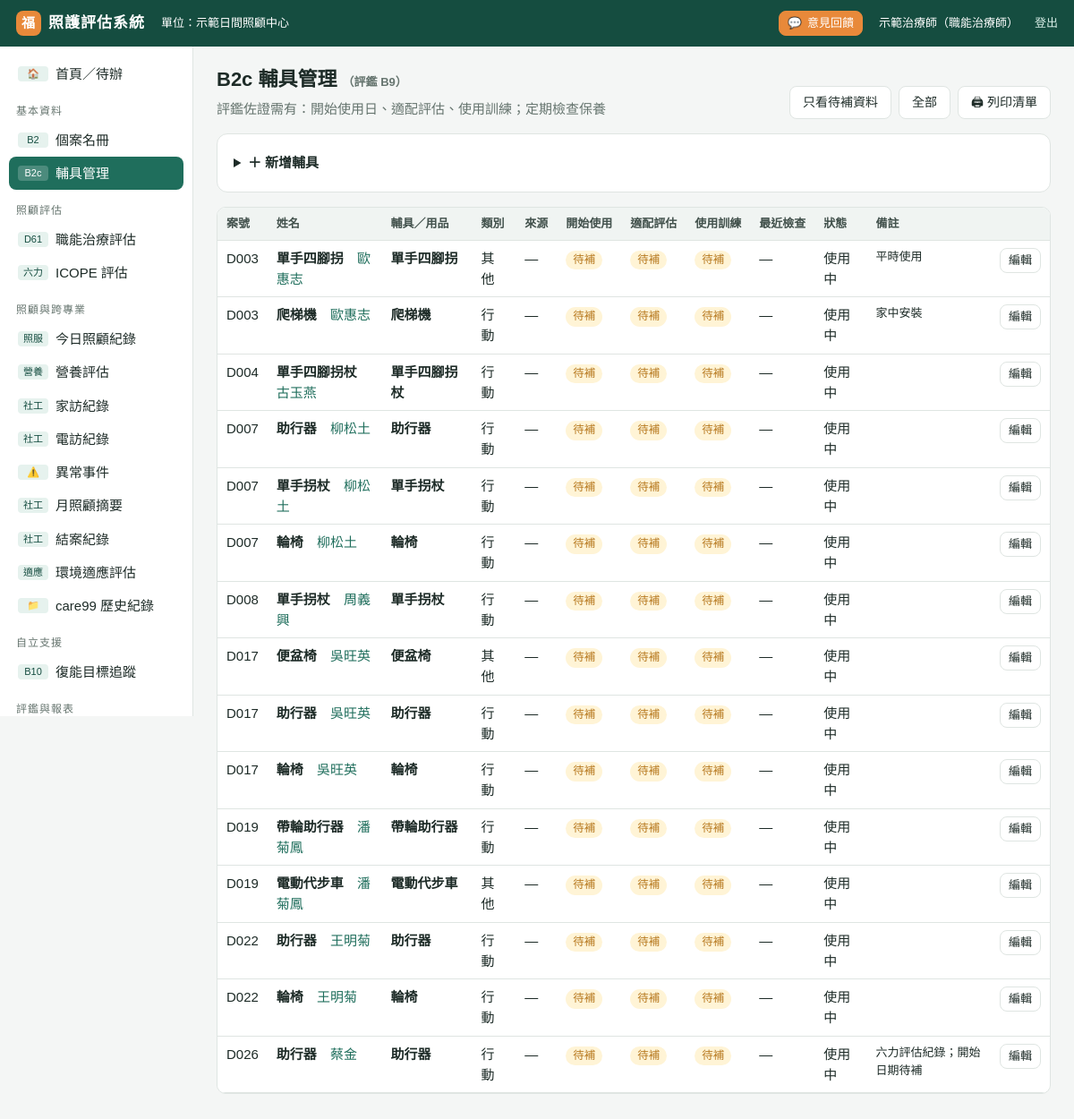
/aids (signed in), run on an earlier commit of the app's database.
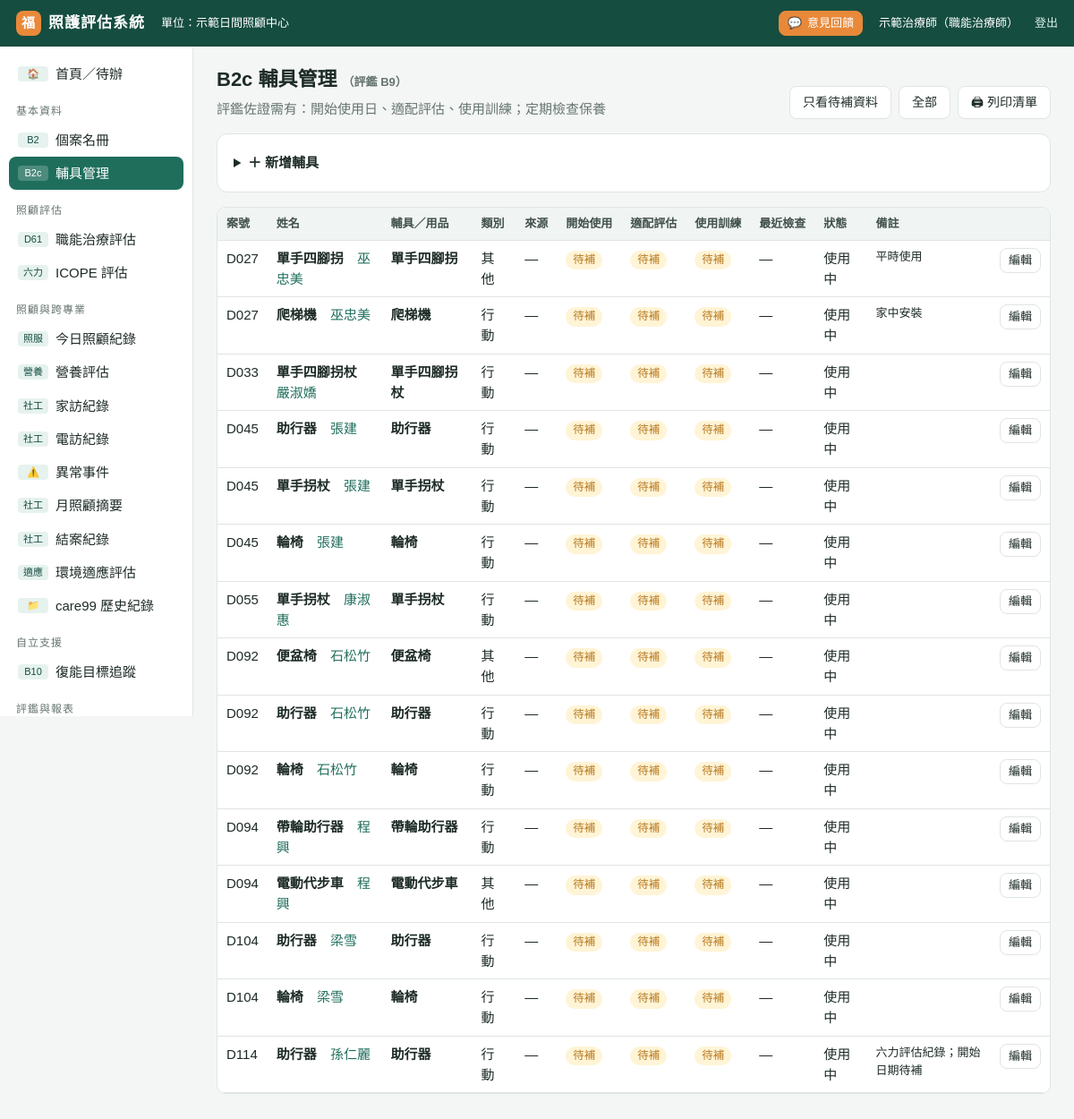
And on a later commit of the database.
### tables this page shows
CREATE TABLE settings (key TEXT PRIMARY KEY, value TEXT);

CREATE TABLE aids (id INTEGER PRIMARY KEY, client_id INTEGER, item TEXT, category TEXT, source TEXT,
  start_date TEXT, end_date TEXT, status TEXT DEFAULT '使用中', fit_date TEXT, train_date TEXT, check_date TEXT,
  note TEXT, created TEXT, updated TEXT);

CREATE TABLE clients (id INTEGER PRIMARY KEY, case_no TEXT, name TEXT, gender TEXT, birth TEXT,
  services TEXT, supervisor TEXT, living TEXT, identity TEXT, phone TEXT, phone2 TEXT, address TEXT,
  diagnosis TEXT, status TEXT DEFAULT '在案', note TEXT, created TEXT, updated TEXT);

### app.py (the view)
@app.route("/aids")
@login_required
def aids():
    rows = [dict(r) for r in db().execute("""SELECT a.*, c.name, c.case_no FROM aids a JOIN clients c ON c.id=a.client_id
        WHERE c.status='在案' ORDER BY c.case_no, a.status, a.item""")]
    miss = request.args.get("miss")
    if miss:
        rows = [r for r in rows if r["status"] == "使用中" and not (r["start_date"] and r["fit_date"] and r["train_date"])]
    return render_template("aids.html", rows=rows, cs=active_clients(), miss=miss)

### app.py (called while the page is built)
def db():
    if "db" not in g:
        g.db = sqlite3.connect(DB_PATH)
        g.db.row_factory = sqlite3.Row
        g.db.execute("PRAGMA foreign_keys=ON")
    return g.db

@app.teardown_appcontext
def _close(_):
    d = g.pop("db", None)
    if d is not None:
        d.close()

def setting(key):
    r = db().execute("SELECT value FROM settings WHERE key=?", (key,)).fetchone()
    return r["value"] if r else DEFAULT_SETTINGS.get(key, "")

def to_date(s):
    if not s:
        return None
    if isinstance(s, (date, datetime)):
        return s if isinstance(s, date) and not isinstance(s, datetime) else s.date()
    s = str(s).strip().replace(".", "/").replace("-", "/")
    parts = s.split("/")
    try:
        y, m, d = (int(p) for p in parts[:3])
    except ValueError:
        return None
    if y < 1000:
        y += 1911
    try:
        return date(y, m, d)
    except ValueError:
        return None

def add_months(d, n):
    d = to_date(d)
    m = d.month - 1 + n
    y = d.year + m // 12
    m = m % 12 + 1
    last = [31, 29 if y % 4 == 0 and (y % 100 or y % 400 == 0) else 28, 31, 30, 31, 30, 31, 31, 30, 31, 30, 31][m - 1]
    return date(y, m, min(d.day, last))

def age_at(birth, on=None):
    b = to_date(birth)
    if not b:
        return None
    on = to_date(on) or date.today()
    return on.year - b.year - ((on.month, on.day) < (b.month, b.day))

def client_dict(row, on=None):
    c = dict(row)
    c["age"] = age_at(c.get("birth"), on)
    c["label"] = f"{c['name']}（{c['case_no']}）" if c.get("case_no") else c["name"]
    return c

def due_info(cid, months=None):
    months = months or int(setting("reeval_months") or 6)
    rows = db().execute("SELECT type,date,next_due FROM assessments WHERE client_id=? AND type IN ('D61','ICOPE','D61_HIST','ICOPE_HIST') ORDER BY date DESC", (cid,)).fetchall()
    if not rows:
        return {"last": "", "next": "", "status": "未評估", "last_d61": "", "last_icope": ""}
    last = rows[0]
    nxt = to_date(last["next_due"]) or add_months(last["date"], months)
    today = date.today()
    st = "逾期" if nxt < today else ("30天內到期" if nxt <= today + timedelta(days=30) else "正常")
    ld = next((r["date"] for r in rows if r["type"] in ("D61", "D61_HIST")), "")
    li = next((r["date"] for r in rows if r["type"] in ("ICOPE", "ICOPE_HIST")), "")
    return {"last": last["date"], "next": nxt.isoformat(), "status": st, "last_d61": ld, "last_icope": li}

### templates/aids.html (shortened to what this page needs)
{% extends "base.html" %}
{% block body %}
<div class="pagehead"><div><h1>B2c 輔具管理 <span class="small muted">（評鑑 B9）</span></h1>
<div class="muted">評鑑佐證需有：開始使用日、適配評估、使用訓練；定期檢查保養</div></div>
<div class="btns"><a class="btn {{ 'pri' if miss }}" href="?miss=1">只看待補資料</a><a class="btn" href="?">全部</a>
<a class="btn" href="{{ url_for('print_list', kind='aids') }}" target="_blank">🖨 列印清單</a></div></div>
<details class="card box"><summary>＋ 新增輔具</summary>{% with x={}, back=url_for('aids') %}{% include "_aid_form.html" %}{% endwith %}</details>
<div class="tbl-wrap"><table class="t">
<tr><th>案號</th><th>姓名</th><th>輔具／用品</th><th>類別</th><th>來源</th><th>開始使用</th><th>適配評估</th><th>使用訓練</th><th>最近檢查</th><th>狀態</th><th>備註</th><th></th></tr>
{% for x in rows %}<tr>
  <td class="hide-m">{{ x.case_no }}</td><td class="ttl"><b>{{ x.item }}</b>　<a href="{{ url_for('client_view', cid=x.client_id) }}">{{ x.name }}</a> <span class="m-only muted small">{{ x.case_no }}</span></td><td class="hide-m"><b>{{ x.item }}</b></td><td>{{ x.category }}</td><td>{{ x.source or '—' }}</td>
  {% for k in ['start_date','fit_date','train_date','check_date'] %}<td>{% if x[k] %}{{ x[k]|roc }}{% elif x.status=='使用中' and k!='check_date' %}<span class="b warn">待補</span>{% else %}—{% endif %}</td>{% endfor %}
  <td>{{ x.status }}</td><td class="small wide">{{ x.note or '' }}</td>
  <td class="wide"><details><summary class="btn sm">編輯</summary>{% with x=x, cs=None, cid=x.client_id, back=request.full_path %}{% include "_aid_form.html" %}{% endwith %}</details></td>
</tr>{% else %}<tr><td colspan="12" class="empty">沒有資料</td></tr>{% endfor %}
</table></div>
{% endblock %}

### templates/base.html (shortened to what this page needs)
<!doctype html>
<html lang="zh-Hant">
<head>
<link rel="stylesheet" href="{{ url_for('static', filename='app.css', v=css_ver()) }}">
</head>
<body>
{% set ep = request.endpoint %}
{% set typ = (request.view_args or {}).get('typ', '')|lower %}
<div class="top">
  <a class="logo" href="{{ url_for('home') }}"><i>福</i><span>照護評估系統</span></a>
  <span class="small hide-m">單位：{{ center }}</span>
  <a class="btn sm acc fb-btn" href="{{ url_for('feedback', page=request.path) }}">💬<span class="hide-m"> 意見回饋</span></a>
  <span class="small hide-m">{{ me.name }}{% if me.title %}（{{ me.title }}）{% endif %}</span>
  <a class="small hide-m" href="{{ url_for('logout') }}">登出</a>
</div>
<div class="wrap">
<nav class="side">
  <a href="{{ url_for('home') }}" class="{{ 'on' if ep=='home' }}"><code>🏠</code><span>首頁／待辦</span></a>
  <div class="grp">基本資料</div>
  <a href="{{ url_for('clients') }}" class="{{ 'on' if ep in ('clients','client_view','client_edit') }}"><code>B2</code><span>個案名冊</span></a>
  <a href="{{ url_for('aids') }}" class="{{ 'on' if ep=='aids' }}"><code>B2c</code><span>輔具管理</span></a>
  <div class="grp">照顧評估</div>
  <a href="{{ url_for('assess_list', typ='d61') }}" class="{{ 'on' if typ=='d61' or (ep=='assess_view' and a and a.type=='D61') }}"><code>D61</code><span>職能治療評估</span></a>
  <a href="{{ url_for('assess_list', typ='icope') }}" class="{{ 'on' if typ=='icope' or (ep=='assess_view' and a and a.type=='ICOPE') }}"><code>六力</code><span>ICOPE 評估</span></a>
  <div class="grp">照顧與跨專業</div>
  <a href="{{ url_for('daily') }}" class="{{ 'on' if ep=='daily' }}"><code>照服</code><span>今日照顧紀錄</span></a>
  <a href="{{ url_for('records_list', module='MNA') }}" class="{{ 'on' if ep in ('nutri_form',) or (ep in ('records_list','record_view') and (request.view_args or {}).get('module')=='MNA') }}"><code>營養</code><span>營養評估</span></a>
  <a href="{{ url_for('records_list', module='HV') }}" class="{{ 'on' if ep=='hv_form' or (ep in ('records_list','record_view') and (request.view_args or {}).get('module')=='HV') }}"><code>社工</code><span>家訪紀錄</span></a>
  <a href="{{ url_for('records_list', module='PC') }}" class="{{ 'on' if (ep in ('simple_form','pc_batch') and (request.view_args or {}).get('mod','PC')=='PC') or (ep in ('records_list','record_view') and (request.view_args or {}).get('module')=='PC') }}"><code>社工</code><span>電訪紀錄</span></a>
  <a href="{{ url_for('records_list', module='IR') }}" class="{{ 'on' if (ep=='simple_form' and (request.view_args or {}).get('mod')=='IR') or (ep in ('records_list','record_view') and (request.view_args or {}).get('module')=='IR') }}"><code>⚠️</code><span>異常事件</span></a>
  <a href="{{ url_for('records_list', module='MS') }}" class="{{ 'on' if (ep=='simple_form' and (request.view_args or {}).get('mod')=='MS') or (ep in ('records_list','record_view') and (request.view_args or {}).get('module')=='MS') }}"><code>社工</code><span>月照顧摘要</span></a>
  <a href="{{ url_for('records_list', module='CL') }}" class="{{ 'on' if (ep=='simple_form' and (request.view_args or {}).get('mod')=='CL') or (ep in ('records_list','record_view') and (request.view_args or {}).get('module')=='CL') }}"><code>社工</code><span>結案紀錄</span></a>
  <a href="{{ url_for('records_list', module='EA') }}" class="{{ 'on' if (ep=='simple_form' and (request.view_args or {}).get('mod')=='EA') or (ep in ('records_list','record_view') and (request.view_args or {}).get('module')=='EA') }}"><code>適應</code><span>環境適應評估</span></a>
  <a href="{{ url_for('records_index') }}" class="{{ 'on' if ep=='records_index' or (ep in ('records_list','record_view') and (request.view_args or {}).get('module') not in ('MNA','HV','PC','IR','MS','CL','EA')) }}"><code>📁</code><span>care99 歷史紀錄</span></a>
  <div class="grp">自立支援</div>
  <a href="{{ url_for('goals') }}" class="{{ 'on' if ep in ('goals','goals_from_icope') }}"><code>B10</code><span>復能目標追蹤</span></a>
  <div class="grp">評鑑與報表</div>
</nav>
<main>
  {% block body %}{% endblock %}
</main>
</div>
</body>
</html>

### static/app.css (style rules this page uses)
:root { --brand: #1f6e5c; --brand-d: #154d40; --brand-l: #e6f2ee; --accent: #e8893a; --bg: #f4f6f5; --card: #fff; --line: #dfe5e2; --text: #1d2b27; --muted: #66756f; --bad: #c0392b; --bad-l: #fbe9e7; --warn: #b7791f; --warn-l: #fff4d6; --info: #2563a8; --info-l: #e3eefb; --ok: #2e7d4f; --ok-l: #e5f4ea; }
* { box-sizing: border-box; }
html, body { margin: 0; }
body { font-family: "PingFang TC", "Microsoft JhengHei", "Heiti TC", sans-serif; background: var(--bg); color: var(--text); font-size: 15px; line-height: 1.55; }
a { color: var(--brand); text-decoration: none; }
h1 { font-size: 22px; margin: 0 0 4px; }
.muted { color: var(--muted); }
.small { font-size: 13px; }
.top { position: sticky; top: 0; z-index: 20; height: 52px; background: var(--brand-d); color: #fff; display: flex; align-items: center; padding: 0 18px; gap: 18px; }
.top .logo { font-weight: 700; font-size: 17px; letter-spacing: 1px; display: flex; align-items: center; gap: 8px; }
.top .logo i { width: 28px; height: 28px; border-radius: 8px; background: var(--accent); display: inline-grid; place-items: center; font-style: normal; font-size: 15px; }
.top a { color: #d9efe8; }
.wrap { display: flex; min-height: calc(100vh - 52px); }
nav.side { width: 216px; flex: none; background: #fff; border-right: 1px solid var(--line); padding: 12px 10px 40px; position: sticky; top: 52px; height: calc(100vh - 52px); overflow: auto; }
nav.side .grp { font-size: 12px; color: var(--muted); margin: 14px 8px 4px; letter-spacing: 1px; }
nav.side a { display: flex; gap: 8px; align-items: center; padding: 7px 10px; border-radius: 8px; color: var(--text); }
nav.side a.on { background: var(--brand); color: #fff; }
nav.side a code { min-width: 34px; text-align: center; font-size: 11px; background: var(--brand-l); color: var(--brand-d); padding: 0 5px; border-radius: 4px; font-family: inherit; }
nav.side a.on code { background: rgba(255,255,255,.2); color: #fff; }
main { flex: 1; padding: 20px 26px 60px; min-width: 0; }
.pagehead { display: flex; align-items: flex-end; gap: 12px; margin-bottom: 16px; flex-wrap: wrap; }
.card { background: var(--card); border: 1px solid var(--line); border-radius: 12px; padding: 16px 18px; margin-bottom: 16px; }
table.t { width: 100%; border-collapse: collapse; background: #fff; }
table.t th, table.t td { padding: 8px 10px; border-bottom: 1px solid var(--line); text-align: left; vertical-align: top; }
table.t th { background: #f0f4f2; font-weight: 600; font-size: 13px; color: #42514c; white-space: nowrap; position: sticky; top: 52px; }
.tbl-wrap { overflow: auto; border: 1px solid var(--line); border-radius: 10px; }
.tbl-wrap table.t th { top: 0; }
.b { display: inline-block; padding: 1px 8px; border-radius: 20px; font-size: 12.5px; white-space: nowrap; background: #eef1f0; color: #42514c; }
.b.warn, .b.未評估, .b.需追蹤 { background: var(--warn-l); color: var(--warn); }
.btn { display: inline-flex; align-items: center; gap: 6px; padding: 7px 14px; border-radius: 8px; border: 1px solid var(--line); background: #fff; color: var(--text); cursor: pointer; font: inherit; font-size: 14px; white-space: nowrap; }
.btn.acc { background: var(--accent); color: #fff; border-color: var(--accent); }
.btn.sm { padding: 3px 9px; font-size: 13px; }
.btns { display: flex; gap: 8px; flex-wrap: wrap; align-items: center; }
details.box > summary { cursor: pointer; font-weight: 600; padding: 4px 0; }
.top .logo { color: #fff; text-decoration: none; }
.fb-btn { color: #fff !important; border-color: transparent; }

What changed in the data, as far as the page shows it:
changed through a linked row, aids "單手四腳拐": case_no "D003" → "D027"; name "歐惠志" → "巫忠美"
changed through a linked row, aids "爬梯機": case_no "D003" → "D027"; name "歐惠志" → "巫忠美"
changed through a linked row, aids "單手四腳拐杖": case_no "D004" → "D033"; name "古玉燕" → "嚴淑嬌"
changed through a linked row, aids (number 4 of 15 on the later page): case_no "D007" → "D045"; name "柳松土" → "張建"
changed through a linked row, aids (number 5 of 15 on the later page): case_no "D007" → "D045"; name "柳松土" → "張建"
changed through a linked row, aids (number 6 of 15 on the later page): case_no "D007" → "D045"; name "柳松土" → "張建"
changed through a linked row, aids: case_no "D008" → "D055"; name "周義興" → "康淑惠"
changed through a linked row, aids "便盆椅": case_no "D017" → "D092"; name "吳旺英" → "石松竹"
changed through a linked row, aids (number 9 of 15 on the later page): case_no "D017" → "D092"; name "吳旺英" → "石松竹"
changed through a linked row, aids (number 10 of 15 on the later page): case_no "D017" → "D092"; name "吳旺英" → "石松竹"
changed through a linked row, aids "帶輪助行器": case_no "D019" → "D094"; name "潘菊鳳" → "程興"
changed through a linked row, aids "電動代步車": case_no "D019" → "D094"; name "潘菊鳳" → "程興"
changed through a linked row, aids (number 13 of 15 on the later page): case_no "D022" → "D104"; name "王明菊" → "梁雪"
changed through a linked row, aids (number 14 of 15 on the later page): case_no "D022" → "D104"; name "王明菊" → "梁雪"
changed through a linked row, aids "六力評估紀錄；開始日期待補": case_no "D026" → "D114"; name "蔡金" → "孫仁麗"
